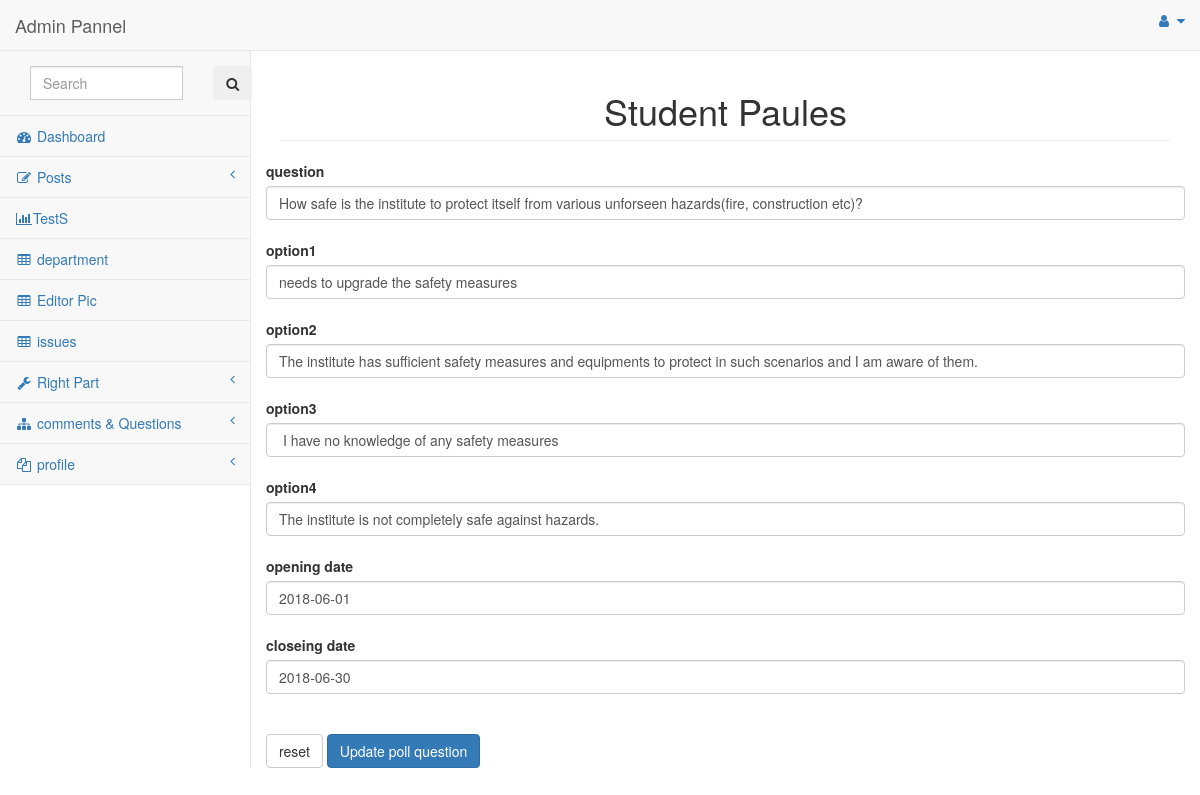
The app's page /index.php/redirect/Student_Paules with its own data.
### tables this page shows
CREATE TABLE IF NOT EXISTS `pollquestion` (
  `id` int(255) NOT NULL AUTO_INCREMENT,
  `question` varchar(255) NOT NULL,
  `option1` varchar(225) NOT NULL,
  `option2` varchar(225) NOT NULL,
  `option3` varchar(225) NOT NULL,
  `option4` varchar(225) NOT NULL,
  `opendate` date NOT NULL,
  `closedate` date NOT NULL,
  PRIMARY KEY (`id`)
);

### application/controllers/Redirect.php (called while the page is built, shortened)
<?php
class Redirect extends MY_Controller
{
	public function Student_Paules()
	{
		$this->load->model('fetchmodel');
		 $data['pulse']=$this->fetchmodel->pulse();
        $this->load->view('admin/Student_Paules',$data);
	}
}
?>

### index.php (called while the page is built, shortened)
<?php
require_once BASEPATH.'core/CodeIgniter.php';

### application/models/fetchmodel.php (called while the page is built, shortened)
<?php
class Fetchmodel extends CI_Model
{
        public function pulse()
        {
            $q=$this->db->select('*')
                        ->get('pollquestion');
                     return $q->row();
        }
}
?>

### application/views/admin/Student_Paules.php (the view)
<?php include('admin_header.php'); ?>
  <div id="page-wrapper">
            <div class="row">
                <div class="col-lg-12">
                    <h1 class="page-header" style="text-align: center;">Student Paules</h1>
                </div>
                <?php echo form_open('login/pulse')  ?>
                <label style="text-align: center;">question</label><br>
                <?php echo form_input(['name'=>'question','class'=>'form-control','placeholder'=>'Enter your subject','value'=>set_value('subject',$pulse->question)]) ?><br>
                <label style="text-align: center;">option1</label><br>
                <?php echo form_input(['name'=>'option1','class'=>'form-control','placeholder'=>'Enter your subject','value'=>set_value('subject',$pulse->option1)]) ?><br>
                <label style="text-align: center;">option2</label><br>
                <?php echo form_input(['name'=>'option2','class'=>'form-control','placeholder'=>'Enter your subject','value'=>set_value('subject',$pulse->option2)]) ?><br>
                <label style="text-align: center;">option3</label><br>
                <?php echo form_input(['name'=>'option3','class'=>'form-control','placeholder'=>'Enter your subject','value'=>set_value('subject',$pulse->option3)]) ?><br>
                <label style="text-align: center;">option4</label><br>
                <?php echo form_input(['name'=>'option4','class'=>'form-control','placeholder'=>'Enter your subject','value'=>set_value('subject',$pulse->option4)]) ?><br>
                <label style="text-align: center;">opening date</label><br>
                <?php echo form_input(['name'=>'opendate','class'=>'form-control','placeholder'=>'Enter your subject','value'=>set_value('subject',$pulse->opendate)]) ?><br>
                <label style="text-align: center;">closeing date</label><br>
                <?php echo form_input(['name'=>'closedate','class'=>'form-control','placeholder'=>'Enter your subject','value'=>set_value('subject',$pulse->closedate)]) ?><br>
                	 <br>
        <?php  echo form_reset(['name'=>'submit','value'=>'reset','class'=>'btn btn-default']) ?>
    <?php  echo form_submit(['name'=>'submit','value'=>'Update poll question','class'=>'btn btn-primary']) ?>
                <?php echo form_close(); ?>
            </div>
    </div>
<?php include('admin_footer.php'); ?>

### records on screen
pollquestion: question "How safe is the institute to protect itself from various unforseen hazards(fire, construction etc)?", option1 "needs to upgrade the safety measures", option2 "The institute has sufficient safety measures and equipments to protect in such scenarios and I am aware of them.", option3 "I have no knowledge of any safety measures", option4 "The institute is not completely safe against hazards.", opendate "2018-06-01", closedate "2018-06-30"
